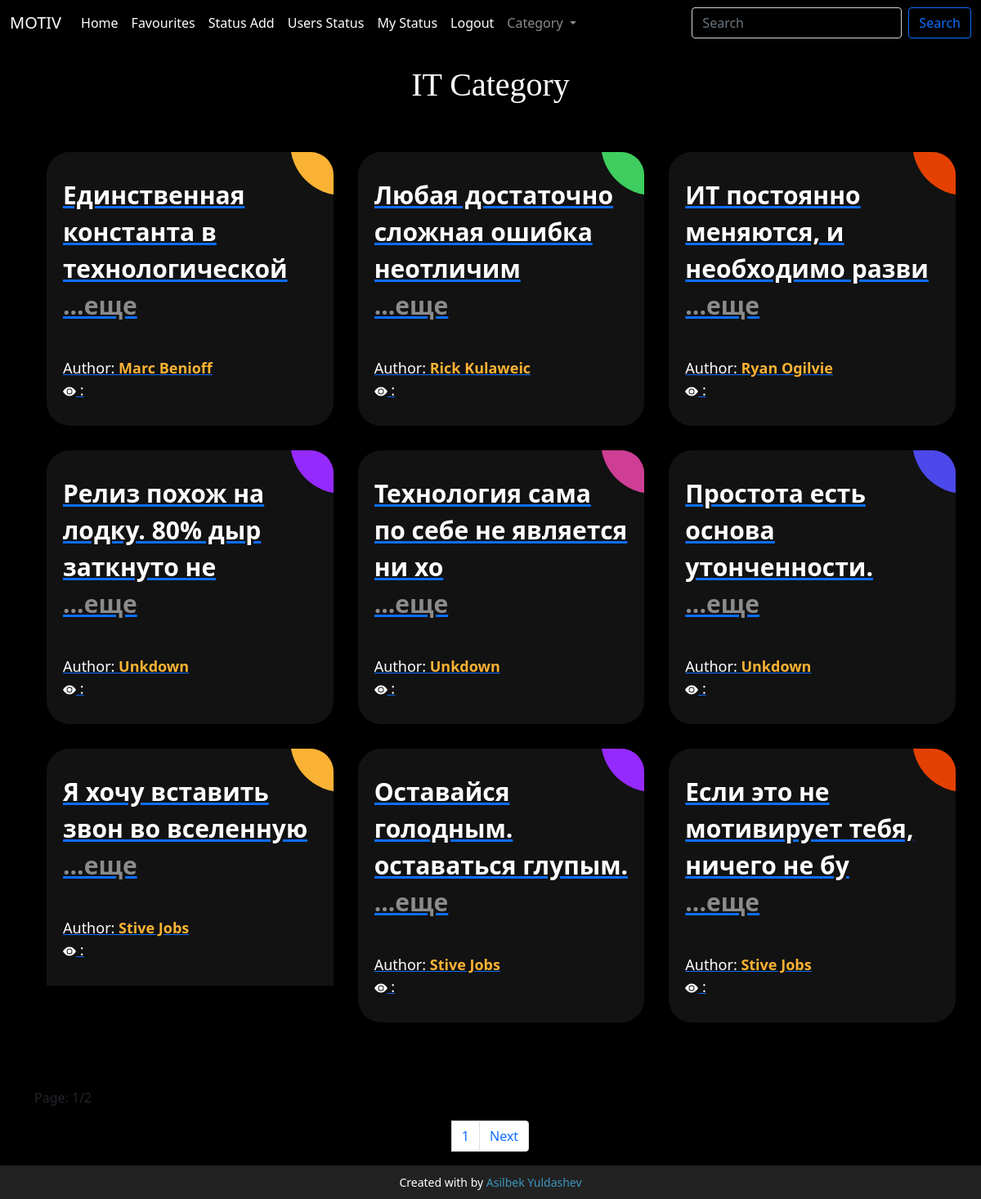
Page /category/1/ on the committed database.
### main/models.py (models this page shows, shortened)
class Category(models.Model):
    name = models.CharField(max_length=50)

class Status(models.Model):
    category = models.ForeignKey(Category, on_delete=models.CASCADE)
    text = models.TextField()
    author = models.ForeignKey(Authors, on_delete=models.CASCADE)
    favourites = models.ManyToManyField(User, related_name='favourite', default=None, blank=True)

class Authors(models.Model):
    full_name = models.CharField(max_length=250)
    bio = models.TextField()
    img = models.ImageField(upload_to='images/')
    def __str__(self):
        return self.full_name

### main/views.py (the view)
# urls.py: path('category/<int:id>/',category_filter,name="category_filter"),
def category_filter(request, id):
    category = Category.objects.all()
    page_cat = Category.objects.get(id=id)
    status = Status.objects.filter(category_id=id)
    page = Paginator(status, 9)
    page_list = request.GET.get('page')
    page = page.get_page(page_list)
    ctx = {
        'status':status,
        "category":category,
        'page':page,
        'page_cat':page_cat
    }
    return render(request,'category.html',ctx)

### template/category.html (shortened to what this page needs)
{% load static %}
{% load hitcount_tags %}
<!doctype html>
<html lang="en">
<head>
    <link href="https://cdn.jsdelivr.net/npm/bootstrap@5.1.0/dist/css/bootstrap.min.css" rel="stylesheet">
    <link rel="stylesheet" href="{% static 'salom.css' %}">
</head>
<body>
<nav style="background: black" class="navbar navbar-expand-lg navbar-dark    bg-black">
  <div class="container-fluid">
    <a class="navbar-brand" href="{% url 'index' %}">MOTIV</a>
    <div class="collapse navbar-collapse" id="navbarSupportedContent">
      <ul class="navbar-nav me-auto mb-2 mb-lg-0">
        <li class="nav-item">
          <a class="nav-link active" aria-current="page" href="{% url 'index' %}">Home</a>
        </li>
          <li class="nav-item">
                    <a class="nav-link active" aria-current="page" href="{% url 'sevimli' %}">Favourites</a>
                </li>
          <li class="nav-item">
                    <a class="nav-link active" aria-current="page" href="{% url 'status_add' %}">Status Add</a>
                </li><li class="nav-item">
                    <a class="nav-link active" aria-current="page" href="{% url 'users_status' %}">Users Status</a>
                </li>
          {% if user.count %}
          {% else %}
          <li class="nav-item">
                    <a class="nav-link active" aria-current="page" href="{% url 'my_status' %}">My Status</a>
                </li>
          {% endif %}
          <li class="nav-item">
                    <a class="nav-link active" aria-current="page" href="{% url 'logodut' %}">Logout</a>
                </li>
           <li class="nav-item dropdown ">
          <a class="nav-link dropdown-toggle " href="#" id="navbarDropdown" role="button" data-bs-toggle="dropdown" aria-expanded="false">
            Category
          </a>
        </li>
      </ul>
     <form class="d-flex" role="search" method="post" action="{% url 'search' %}">
        <input class="form-control me-2" style="background: black;color: white" name="search" type="search" placeholder="Search" aria-label="Search">
        <button class="btn btn-outline-primary" type="submit">Search</button>
      </form>
    </div>
  </div>
</nav>
<h1 class="text-center text-white mt-4" style="font-family: cursive">{{ page_cat.name }} Category</h1>
	<link rel="stylesheet" href="https://use.fontawesome.com/releases/v5.7.0/css/all.css">
<div class="container">
{% if search %}
     <div class="ag-format-container">
  <div class="ag-courses_box">
      {% for i in status %}
      <div class="ag-courses_item">
      <a href="{% url 'status' i.id %}" class="ag-courses-item_link">
        <div class="ag-courses-item_bg"></div>
        <div class="ag-courses-item_title">
            <span>{{ i.text|slice:30 }}<p style="color: #8b8b8b">...еще</p></span>
        </div>
        <div class="ag-courses-item_date-box">
          Author:
          <span class="ag-courses-item_date">
              {{ i.author }} </span>
            <br> <svg xmlns="http://www.w3.org/2000/svg" width="16" height="16" fill="currentColor" class="bi bi-eye-fill" viewBox="0 0 16 16">
  <path d="M10.5 8a2.5 2.5 0 1 1-5 0 2.5 2.5 0 0 1 5 0"/>
  <path d="M0 8s3-5.5 8-5.5S16 8 16 8s-3 5.5-8 5.5S0 8 0 8m8 3.5a3.5 3.5 0 1 0 0-7 3.5 3.5 0 0 0 0 7"/>
</svg> : {% get_hit_count for i %}
        </div>
      </a>
    </div>
      {% endfor %}
    {% else %}
  <div class="ag-format-container">
  <div class="ag-courses_box">
      {% for i in page.object_list %}
      <div class="ag-courses_item">
      <a href="{% url 'status' i.id %}" class="ag-courses-item_link">
        <div class="ag-courses-item_bg"></div>
        <div id="textbox" class="ag-courses-item_title">
            <span>{{ i.text|slice:41 }}<p style="color: #8b8b8b">...еще</p></span>
        </div>
        <div class="ag-courses-item_date-box">
          Author:
          <span class="ag-courses-item_date">
              {{ i.author }} </span>
            <br><svg xmlns="http://www.w3.org/2000/svg" width="16" height="16" fill="currentColor" class="bi bi-eye-fill" viewBox="0 0 16 16">
  <path d="M10.5 8a2.5 2.5 0 1 1-5 0 2.5 2.5 0 0 1 5 0"/>
  <path d="M0 8s3-5.5 8-5.5S16 8 16 8s-3 5.5-8 5.5S0 8 0 8m8 3.5a3.5 3.5 0 1 0 0-7 3.5 3.5 0 0 0 0 7"/>
</svg> : {% get_hit_count for i %}
        </div>
      </a>
    </div>
      {% endfor %}
  </div>
</div>
 {% endif %}
<p>Page: {{ page.number }}/{{ page.paginator.num_pages }}</p>
    <nav aria-label="Page navigation example">
  <ul class="pagination justify-content-center">
  {% for num_page in page.paginator.page_range %}
      {% if page.number == num_page %}
    <li class="page-item"><a class="page-link" href="#">{{ num_page }}</a></li>
{% endif %}<br/>{% endfor %}
    <li class="page-item">
        {% if page.has_next %}
      <a class="page-link" href="{% url 'category_filter' page_cat.id %}?page={{ page.next_page_number }}">Next</a>
        {% endif %}
    </li>
  </ul>
</nav>
</div>
         <div class="mt-5" style="display: flex; flex-direction: column; justify-content: center; align-items: center">
    <div>
        <footer>
            <p>
                Created with by
                <a target="_blank" href="https://asilbek-yuldashev.uz">Asilbek Yuldashev</a>
            </p>
        </footer>
    </div>
</div>
</body>
</html>

### main/static/salom.css (style rules this page uses)
.ag-format-container { width: 1142px; margin: 0 auto; }
body { background-color: #000; }
.ag-courses_box { display: -webkit-box; display: -ms-flexbox; display: flex; -ms-flex-wrap: wrap; flex-wrap: wrap; padding: 50px 0; }
.ag-courses_item { -ms-flex-preferred-size: calc(33.33333% - 30px); flex-basis: calc(33.33333% - 30px); margin: 0 15px 30px; overflow: hidden; border-radius: 28px; }
.ag-courses-item_link { display: block; padding: 30px 20px; background-color: #121212; overflow: hidden; position: relative; }
.ag-courses-item_title { min-height: 87px; margin: 0 0 25px; overflow: hidden; font-weight: bold; font-size: 30px; color: #FFF; z-index: 2; position: relative; }
.ag-courses-item_date-box { font-size: 18px; color: #FFF; z-index: 2; position: relative; }
.ag-courses-item_date { font-weight: bold; color: #f9b234; -webkit-transition: color .5s ease; -o-transition: color .5s ease; transition: color .5s ease }
.ag-courses-item_bg { height: 128px; width: 128px; background-color: #f9b234; z-index: 1; position: absolute; top: -75px; right: -75px; border-radius: 50%; -webkit-transition: all .5s ease; -o-transition: all .5s ease; transition: all .5s ease; }
.ag-courses_item:nth-child(2n) .ag-courses-item_bg { background-color: #3ecd5e; }
.ag-courses_item:nth-child(3n) .ag-courses-item_bg { background-color: #e44002; }
.ag-courses_item:nth-child(4n) .ag-courses-item_bg { background-color: #952aff; }
.ag-courses_item:nth-child(5n) .ag-courses-item_bg { background-color: #cd3e94; }
.ag-courses_item:nth-child(6n) .ag-courses-item_bg { background-color: #4c49ea; }

### template/category.html (style rules this page uses)
footer { background-color: #222; color: #fff; font-size: 14px; bottom: 0; position: fixed; left: 0; right: 0; text-align: center; z-index: 999; }
footer p { margin: 10px 0; }
footer a { color: #3c97bf; text-decoration: none; }

### rows in the picture
Category: name "IT"
Status: text "Единственная константа в технологической", author "Marc Benioff"
Status: text "Любая достаточно сложная ошибка неотличим", author "Rick Kulaweic"
Status: text "ИТ постоянно меняются, и необходимо разви", author "Ryan Ogilvie"
Status: text "Релиз похож на лодку. 80% дыр заткнуто не", author "Unkdown"
Status: text "Технология сама по себе не является ни хо", author "Unkdown"
Status: text "Простота есть основа утонченности.", author "Unkdown"
Status: text "Я хочу вставить звон во вселенную", author "Stive Jobs"
Status: text "Оставайся голодным. оставаться глупым.", author "Stive Jobs"
Status: text "Если это не мотивирует тебя, ничего не бу", author "Stive Jobs"

### other values in the picture
{{ page.number }} "1"
{{ page.paginator.num_pages }} "2"
{{ num_page }} "1"
